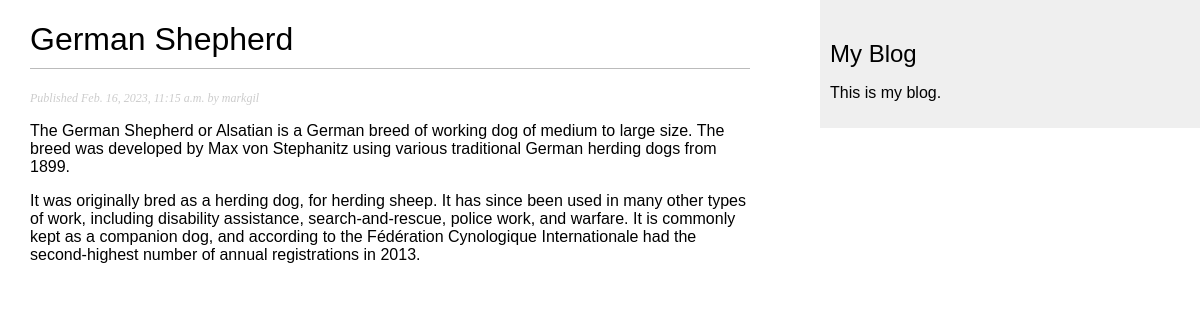
The page /blog/2023/2/16/german-shepherd/ on the database its author committed.
### blog/models.py (models this page shows, shortened)
class Post(models.Model):
    class Status(models.TextChoices):
        DRAFT = 'DF', 'Draft'
        PUBLISHED = 'PB', 'Published'
    title = models.CharField(max_length=250)
    slug = models.SlugField(max_length=250, unique_for_date='publish')
    author = models.ForeignKey(User,
                               on_delete=models.CASCADE,
                               related_name='blog_posts')
    body = models.TextField()
    publish = models.DateTimeField(default=timezone.now)
    created = models.DateTimeField(auto_now_add=True)
    updated = models.DateTimeField(auto_now=True)
    status = models.CharField(max_length=2,
                              choices=Status.choices,
                              default=Status.DRAFT)
    objects = models.Manager() # default manager
    published = PublishedManager() # our custom manager
    class Meta:
        ordering = ['-publish']
        indexes = [
            models.Index(fields=['-publish']),
        ]

### blog/views.py (the view)
# urls.py: path('<int:year>/<int:month>/<int:day>/<slug:post>/', views.post_detail, name='post_detail'),
def post_detail(request, year, month, day, post):
    post = get_object_or_404(Post,
                             status=Post.Status.PUBLISHED,
                             slug=post,
                             publish__year=year,
                             publish__month=month,
                             publish__day=day)
    return render(request,
                  'blog/post/detail.html',
                  {'post': post})

### blog/templates/blog/post/detail.html (shortened to what this page needs)
{% extends 'blog/base.html' %}
{% block content %}
    <h1>{{ post.title }}</h1>
    <p class="date">
        Published {{ post.publish }} by {{ post.author }}
    </p>
    {{ post.body|linebreaks }}
{% endblock %}

### blog/static/css/blog.css (style rules this page uses)
body { margin:0; padding:0; font-family:helvetica, sans-serif; }
h1 { font-weight:normal; border-bottom:1px solid #bbb; padding:0 0 10px 0; }
p.date { color:#ccc; font-family: georgia, serif; font-size: 12px; font-style: italic; }

### rows shown on the page
Post: title "German Shepherd", publish "Feb. 16, 2023, 11:15 a.m.", author "markgil", body "The German Shepherd or Alsatian is a German breed of working dog of medium to large size. The breed was developed by Max von Stephanitz using various traditional German herding dogs from 1899. It was originally bred as a herding dog, for herding sheep. It has since been used in many other types of work, including disability assistance, search-and-rescue, police work, and warfare. It is commonly kept as a companion dog, and according to the Fédération Cynologique Internationale had the second-highest number of annual registrations in 2013."
